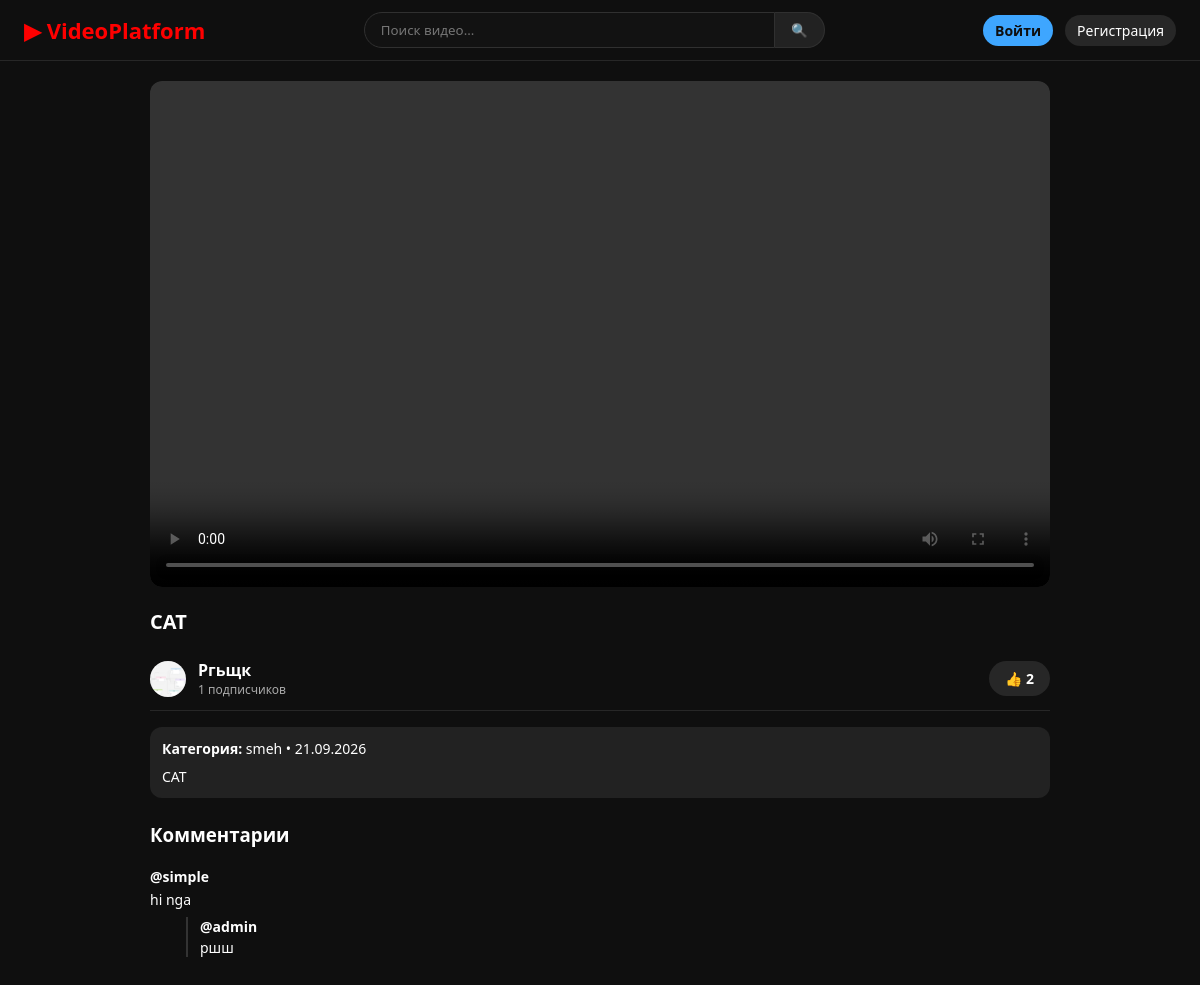
Page /watch/2/ on the earlier database version.
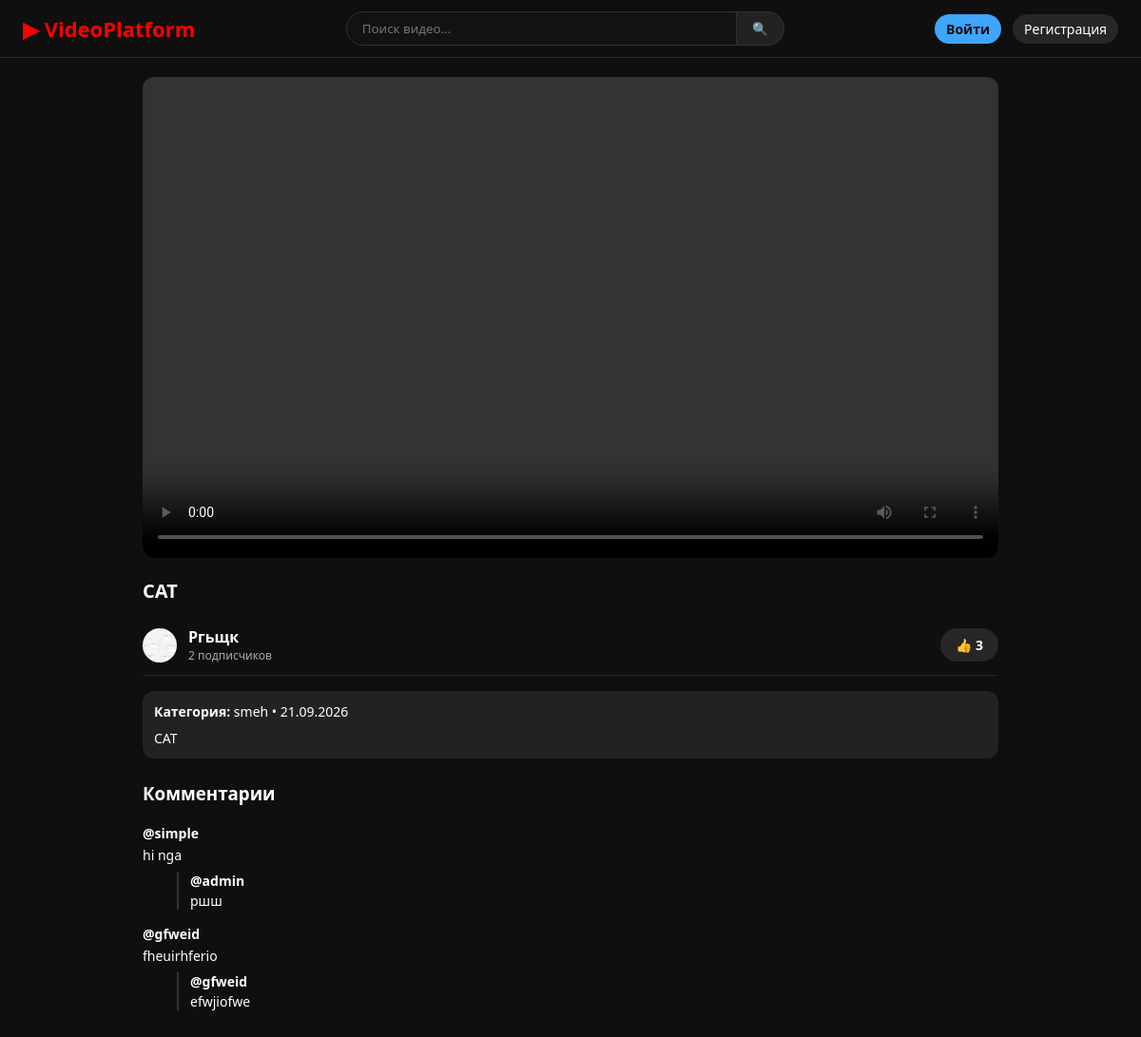
Same page on the later database version.
### myapp/models.py (models this page shows, shortened)
class Comment(models.Model):
    user = models.ForeignKey(User, on_delete=models.CASCADE, related_name='comments')
    video = models.ForeignKey(Video, on_delete=models.CASCADE, related_name='comments')
    text = models.TextField()
    comment_id = models.IntegerField(null=True, blank=True)
    created_at = models.DateTimeField(auto_now_add=True)

### myapp/views.py (the view, shortened to what this page needs)
# urls.py: path('watch/<int:video_id>/', watch_view, name='watch'),
def watch_view(request, video_id):
    video = get_object_or_404(Video, id=video_id)
    video.views_count += 1
    video.save()
    recommended_videos = Video.objects.exclude(id=video_id).order_by('-created_at')[:8]
    comments = Comment.objects.filter(video=video).order_by('-created_at')
    likes_count = Like.objects.filter(video=video).count()
    is_following = False
    is_liked = False
    if request.user.is_authenticated:
        is_following = Follow.objects.filter(user=request.user, channel=video.channel).exists()
        is_liked = Like.objects.filter(user=request.user, video=video).exists()
    subscribers_count = Follow.objects.filter(channel=video.channel).count()
    return render(request, 'watch.html', {
        'video': video,
        'recommended_videos': recommended_videos,
        'comments': comments,
        'likes_count': likes_count,
        'is_following': is_following,
        'is_liked': is_liked,
        'subscribers_count': subscribers_count,
    })

### myapp/templates/watch.html (shortened to what this page needs)
{% extends 'base.html' %}
{% block content %}
<div class="watch-container">
    <video class="video-player" controls autoplay>
        <source src="{{ video.video_file.url }}" type="video/mp4">
    </video>
    <div class="video-header">
        <h1 class="video-title">{{ video.title }}</h1>
        <div class="channel-bar">
            <div class="channel-left">
                {% if video.channel.avatar %}
                    <img src="{{ video.channel.avatar.url }}" class="channel-avatar">
                {% endif %}
                <div>
                    <a href="{% url 'channel_detail' video.channel.id %}" style="color:#fff; font-weight:bold; text-decoration:none;">{{ video.channel.title }}</a>
                    <div style="font-size: 12px; color: #aaa;">{{ subscribers_count }} подписчиков</div>
                </div>
            </div>
            {% if user.is_authenticated %}
                <form action="{% url 'toggle_like' video.id %}" method="POST">
                    {% csrf_token %}
                    <button type="submit" class="btn btn-like {% if is_liked %}active{% endif %}">
                        👍 {{ likes_count }}
                    </button>
                </form>
            {% else %}
                <div class="btn btn-like">👍 {{ likes_count }}</div>
            {% endif %}
        </div>
        <div class="description-box">
            <p><strong>Категория:</strong> {{ video.category.name|default:"Без категории" }} • {{ video.created_at|date:"d.m.Y" }}</p>
            <p style="margin-top: 8px;">{{ video.description }}</p>
        </div>
    </div>
    <div class="comments-section">
        <h3>Комментарии</h3>
        <div style="margin-top: 20px;">
            {% for comment in comments %}
                {% if not comment.comment_id %}
                    <div class="comment-item">
                        <strong>@{{ comment.user.username }}</strong>
                        <p style="margin-top: 4px;">{{ comment.text }}</p>
                        {% for reply in comments %}
                            {% if reply.comment_id == comment.id %}
                                <div class="comment-reply">
                                    <strong>@{{ reply.user.username }}</strong>
                                    <p style="margin-top: 2px;">{{ reply.text }}</p>
                                </div>
                            {% endif %}
                        {% endfor %}
                    </div>
                {% endif %}
            {% endfor %}
        </div>
    </div>
</div>
{% endblock %}

Differences in the rows shown:
added Comment: user.username "gfweid", text "fheuirhferio", shown under "Комментарии"
added Comment: user.username "gfweid", text "efwjiofwe"
Other differences:
{{ subscribers_count }}: "1" → "2"
{{ likes_count }}: "2" → "3"
